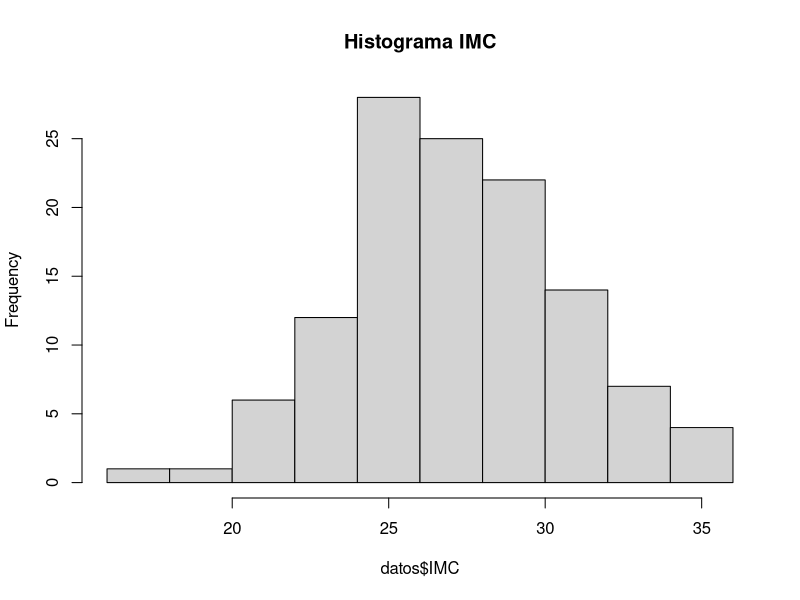
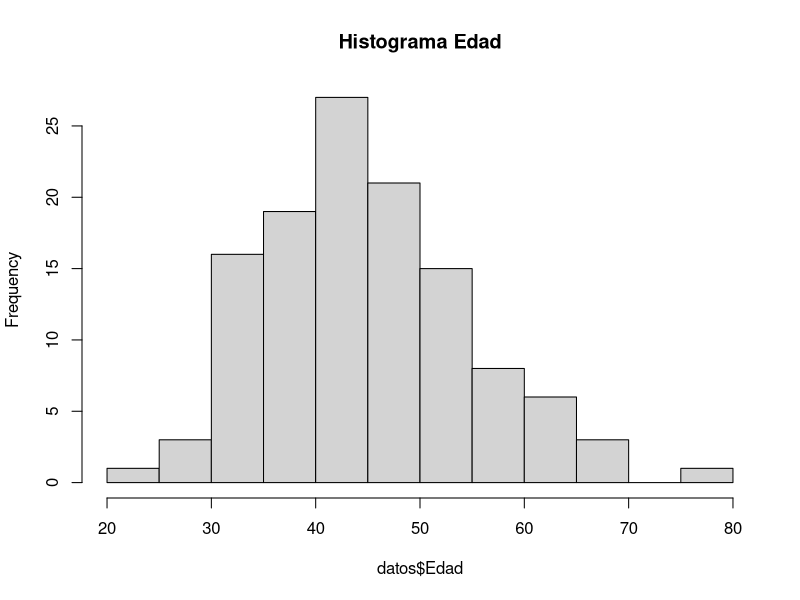
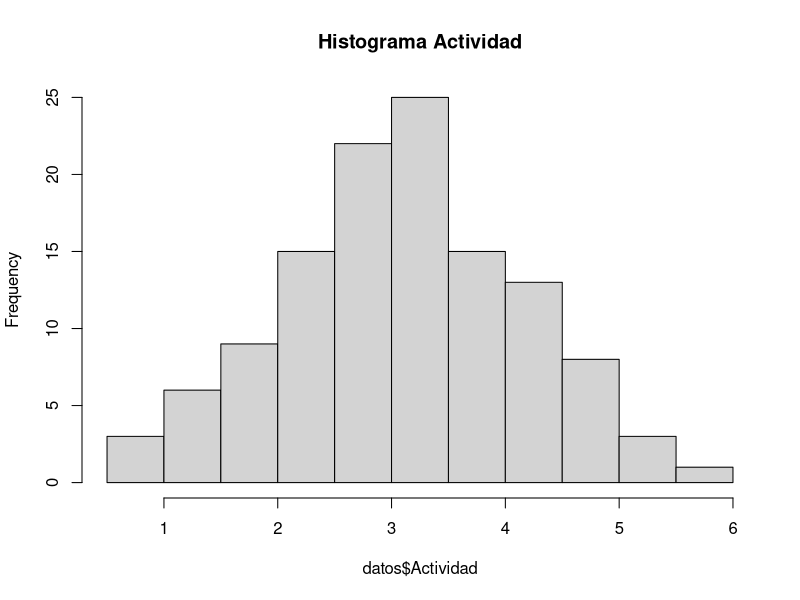
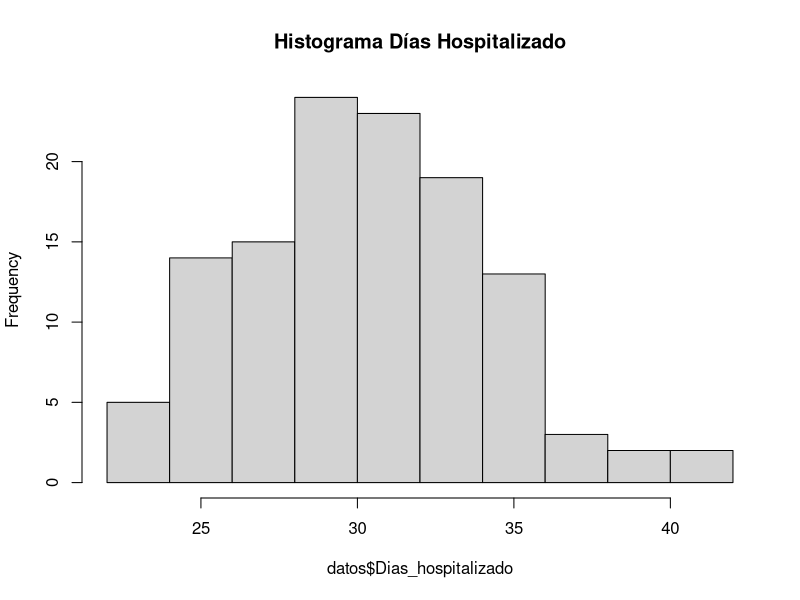

Generate these figures, in order, with R:
## ---- chunk 1
set.seed(123)

n <- 120
IMC <- rnorm(n, 27, 4)
Edad <- rnorm(n, 45, 10)
Actividad <- rnorm(n, 3, 1)
Dias_hospitalizado <- 5 + 0.8*IMC - 0.3*Actividad + 0.1*Edad + rnorm(n, 0, 2)

datos <- data.frame(IMC, Edad, Actividad, Dias_hospitalizado)
## ---- chunk 2
summary(datos)
## ---- chunk 3
head(datos)
## ---- chunk 4
hist(datos$IMC, main="Histograma IMC")
hist(datos$Edad, main="Histograma Edad")
hist(datos$Actividad, main="Histograma Actividad")
hist(datos$Dias_hospitalizado, main="Histograma Días Hospitalizado")
## ---- chunk 5
modelo_multiple <- lm(Dias_hospitalizado ~ IMC + Edad + Actividad, data = datos)
## ---- chunk 6
summary(modelo_multiple)
